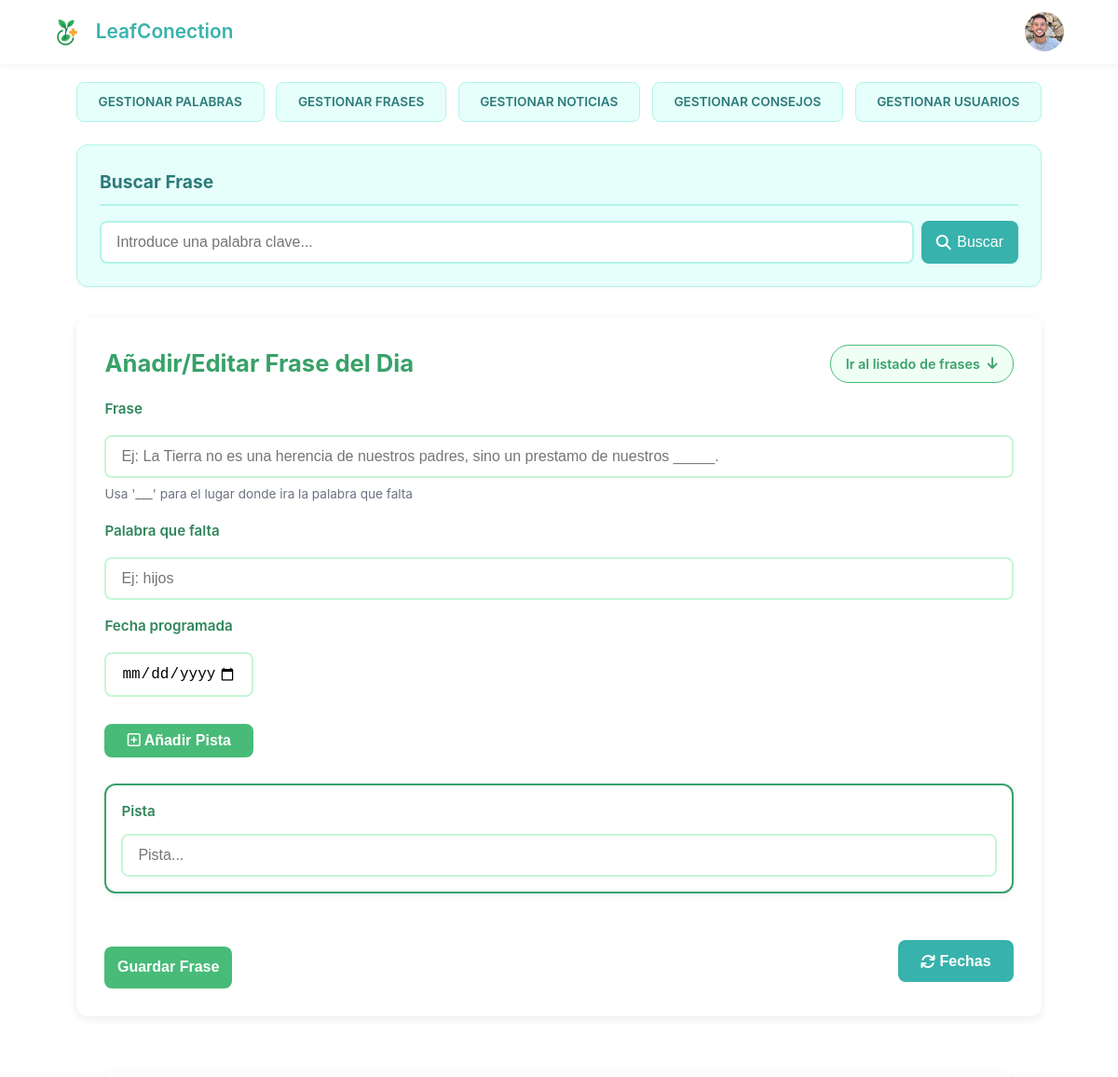
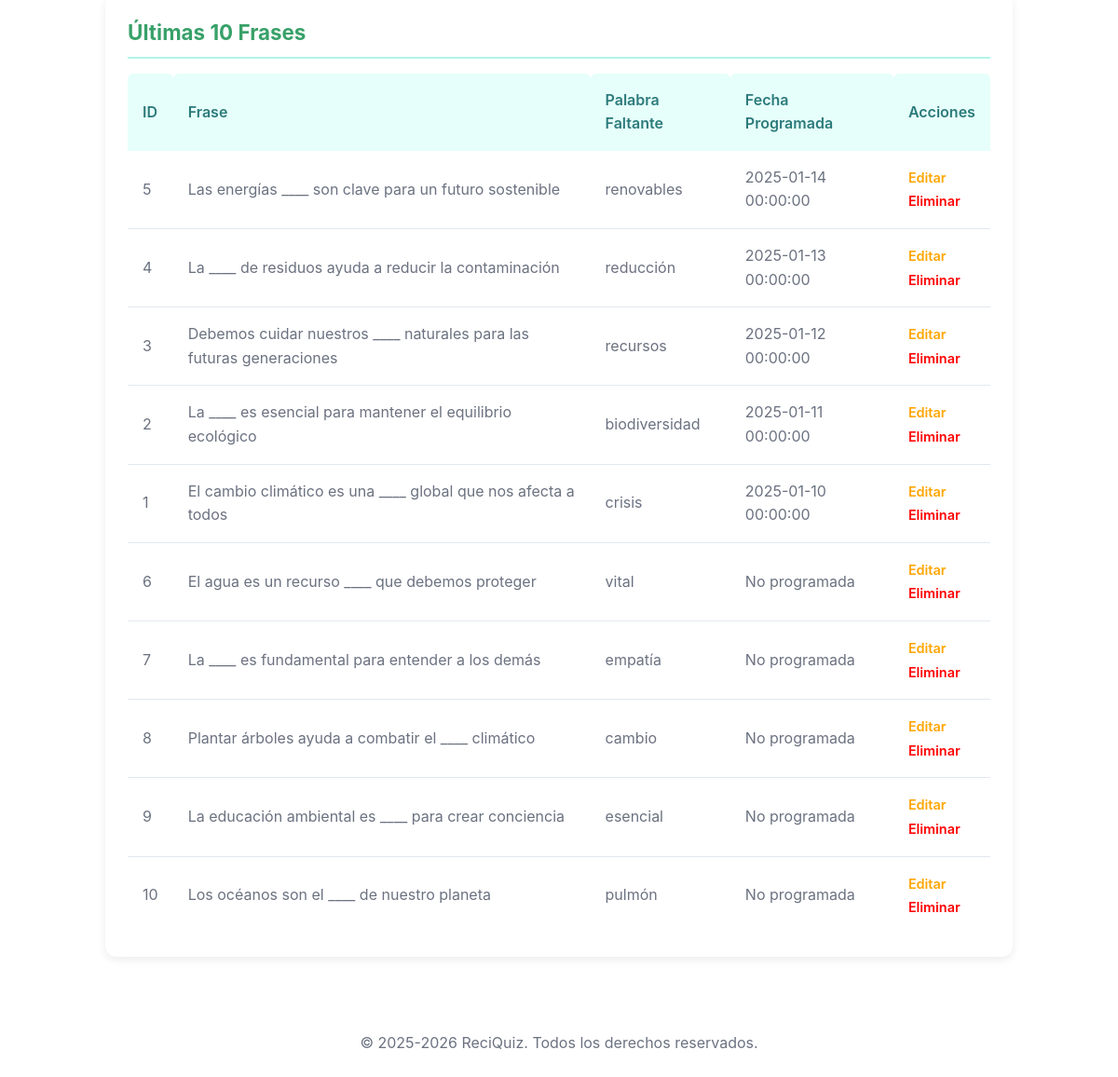
The page /admin/index.php?c=Frase&m=gestionarFrases on the database its author committed (2 pictures, top to bottom).
### tables this page shows
CREATE TABLE Frases (
    idFrase SMALLINT UNSIGNED NOT NULL AUTO_INCREMENT,
    frase VARCHAR(255) NOT NULL,
    palabraFaltante VARCHAR(40) NOT NULL,
    fechaProgramada DATETIME NULL DEFAULT NULL,
    fechaCreacion TIMESTAMP NOT NULL DEFAULT CURRENT_TIMESTAMP,
    CONSTRAINT pk_idFrase PRIMARY KEY (idFrase)
);

### src/admin/php/modelos/mConexion.php (called while the page is built, shortened)
<?php
    class Conexion {
        public function __construct(){
            $this->conexion = new PDO (
                "mysql:host=" . servidor .
                ";dbname=" . nombreDB . ";charset=UTF8",
                usuario,
                password,
                [
                    PDO::ATTR_ERRMODE => PDO::ERRMODE_EXCEPTION,
                    PDO::ATTR_DEFAULT_FETCH_MODE => PDO::FETCH_ASSOC,
                    PDO::ATTR_EMULATE_PREPARES => false
                ]
            );
        }
    }
?>

### src/admin/php/modelos/mFrase.php (called while the page is built, shortened)
<?php
require_once __DIR__ . '/mConexion.php';
class Frase extends Conexion
{
    public function listarFrases()
    {
        $sql = "
                SELECT *
                FROM Frases
                ORDER BY fechaProgramada DESC
                LIMIT 10;
            ";
        $stmt = $this->conexion->prepare($sql);
        $stmt->execute();
        $resultado = $stmt->fetchAll(PDO::FETCH_ASSOC);
        return !empty($resultado) ? $resultado : null;
    }
}

### src/admin/php/controladores/cFrase.php (called while the page is built, shortened)
<?php
require_once __DIR__ . '/../modelos/mFrase.php';
class CFrase
{
    private $fraseMod;
    public $mensaje;
    public $frasesList;
    public function __construct()
    {
        $this->fraseMod = new Frase();
    }
    public function listarFrases()
    {
        $this->frasesList = $this->fraseMod->listarFrases();
    }
    public function gestionarFrases()
    {
        $this->listarFrases();
        return ['frases' => $this->frasesList, 'mensaje' => $this->mensaje];
    }
}
?>

### src/admin/php/vistas/gestionarFrases.php (the view, shortened to what this page needs)
<!DOCTYPE html>
<html lang="es">
<head>
    <?php
    require_once 'parciales/head.php';
    ?>
</head>
<body>
    <header>
        <?php
        require_once 'parciales/nav.php';
        ?>
    </header>
    <main>
        <?php
        require_once 'parciales/navegador.php';
        ?>
        <?php
        require_once 'parciales/buscador.php';
        ?>
        <div id="contenedorAdmin">
            <div class="encabezado-seccion">
                <h1>Añadir/Editar Frase del Dia</h1>
                <a href="#ultimasDiezFrases" class="enlace-listado">Ir al listado de frases <i
                        class="fa-solid fa-arrow-down"></i></a>
            </div>
            <form
                action="<?php echo (isset($fraseEditar) && !$usarModal) ? 'index.php?c=Frase&m=actualizarFrase' : 'index.php?c=Frase&m=guardarNuevaFrase'; ?>"
                method="post">
                <label for="frase">Frase</label>
                <input type="text" name="frase" id="frase"
                    placeholder="Ej: La Tierra no es una herencia de nuestros padres, sino un prestamo de nuestros _____."
                    value="<?php echo (isset($fraseEditar) && !$usarModal) ? $fraseEditar['frase'] : ''; ?>" required>
                <p>Usa '___' para el lugar donde ira la palabra que falta</p>
                <label for="palabraFaltante">Palabra que falta</label>
                <input type="text" name="palabraFaltante" id="palabraFaltante" placeholder="Ej: hijos"
                    value="<?php echo (isset($fraseEditar) && !$usarModal) ? $fraseEditar['palabraFaltante'] : ''; ?>"
                    required>
                <label for="fecha">Fecha programada</label>
                <input type="date" name="fecha" id="fecha"
                    value="<?php echo (isset($fraseEditar) && !$usarModal) ? $fraseEditar['fechaProgramada'] : ''; ?>">
                <?php if (!isset($fraseEditar) || $usarModal) { ?>
                    <button type="button" id="btnAnadirPregunta">
                        <i class="fa-regular fa-square-plus"></i> Añadir Pista
                    </button>
                    <div id="cuestionarioContainer">
                        <div class="cuestionarioPregunta">
                            <label>Pista</label>
                            <input type="text" name="pista[]" placeholder="Pista..." required>
                        </div>
                    </div>
                <?php } ?>
                <div class="grupo-acciones">
                    <input type="submit"
                        value="<?php echo (isset($fraseEditar) && !$usarModal) ? 'Actualizar Frase' : 'Guardar Frase'; ?>">
                    <?php if (isset($fraseEditar) && !$usarModal) { ?>
                        <button type="button" class="btn-secundario"
                            onclick="window.location.href='index.php?c=Frase&m=gestionarFrases'">
                            <i class="fa-solid fa-times"></i>&nbsp;Cancelar
                        </button>
                    <?php } else { ?>
                        <button type="button" class="btn-secundario" onclick="
                                        if(confirm('Vas a poner a NULL todas las fechas antiguas. ¿Estás seguro?')) {
                                            window.location.href='index.php?c=Frase&m=actualizarFechas';
                                        }">
                            <i class="fa-solid fa-arrows-rotate"></i>&nbsp;Fechas
                        </button>
                    <?php } ?>
                </div>
            </form>
        </div>
        <br>
        <div id="ultimasDiezFrases">
            <h2>Últimas 10 Frases</h2>
            <?php if (isset($frases) && !empty($frases)) { ?>
                <table>
                    <thead>
                        <tr>
                            <th>ID</th>
                            <th>Frase</th>
                            <th>Palabra Faltante</th>
                            <th>Fecha Programada</th>
                            <th>Acciones</th>
                        </tr>
                    </thead>
                    <tbody>
                        <?php
                        foreach ($frases as $frase) {
                            echo "<tr>";
                            echo "<td>" . $frase['idFrase'] . "</td>";
                            echo "<td>" . $frase['frase'] . "</td>";
                            echo "<td>" . $frase['palabraFaltante'] . "</td>";
                            echo "<td>" . ($frase['fechaProgramada'] ?? 'No programada') . "</td>";
                            echo "<td>";
                            echo "<a href='index.php?c=Frase&m=editarFrase&idFrase=" . $frase['idFrase'] . "' onclick=\"return confirm('¿Editar esta frase?')\" style='color:orange'>Editar</a>";
                            echo "<br>";
                            echo "<a href='index.php?c=Frase&m=eliminarFrase&idFrase=" . $frase['idFrase'] . "' onclick=\"return confirm('¿Eliminar esta frase?')\" style='color:red'>Eliminar</a>";
                            echo "</td>";
                            echo "</tr>";
                        }
                        ?>
                    </tbody>
                </table>
            <?php } else { ?>
                <p>No hay frases guardadas aún.</p>
            <?php } ?>
        </div>
    </main>
    <footer>
        <?php
        require_once 'parciales/footer.php';
        ?>
    </footer>
</body>
</html>

### src/admin/css/estilo.css (style rules this page uses)
:root { --color-primario: #38a169; --color-secundario: #48bb78; --color-acento-a: #38b2ac; --color-texto-gris: #6b7280; --color-fondo: #ffffff; --color-azul-1: #b2f5ea; --espaciado-xs: 0.5rem; --espaciado-s: 1rem; --espaciado-m: 1.5rem; --espaciado-l: 2.5rem; --borde-radius: 12px; --box-shadow-base: 0 2px 8px rgba(0, 0, 0, 0.1); --transicion-base: 0.2s; --fuente: -apple-system, BlinkMacSystemFont, 'Segoe UI', Roboto, Oxygen, Ubuntu, Cantarell, sans-serif; }
* { margin: 0; padding: 0; box-sizing: border-box; }
body { font-family: var(--fuente); background-color: var(--color-fondo); color: var(--color-texto-gris); line-height: 1.6; }
header { position: fixed; top: 0; left: 0; width: 100%; background-color: rgba(255, 255, 255, 0.5); backdrop-filter: blur(10px); -webkit-backdrop-filter: blur(10px); padding: 0; box-shadow: 0 2px 4px rgba(0, 0, 0, 0.05); z-index: 1000; line-height: 0; }
.grupo-acciones { display: flex; justify-content: space-between; align-items: center; width: 100%; margin-top: 1rem; gap: 1rem; }
.btn-secundario { background-color: var(--color-acento-a); color: white; padding: 0.85rem 1.5rem; border: none; border-radius: 8px; font-size: 1rem; font-weight: 600; cursor: pointer; transition: var(--transicion-base); display: inline-flex; align-items: center; justify-content: center; max-width: 160px; }
.grupo-acciones input[type="submit"] { margin-top: 0; }
#btnAnadirPregunta { margin-top: 0.8rem; background-color: var(--color-secundario); color: var(--color-fondo); padding: 0.55rem; border: none; border-radius: 8px; font-size: 1rem; font-weight: 600; cursor: pointer; transition: 0.2s; max-width: 160px; }
#ultimasDiezPalabras, #ultimasDiezFrases, #resultadosBusqueda, #ultimasDiezNoticias, #ultimosDiezConsejos { width: 94%; max-width: 1100px; margin: 2rem auto; background-color: #ffffff; padding: 1.5rem; border-radius: 12px; box-shadow: 0 3px 10px rgba(0, 0, 0, 0.08); }
#ultimasDiezPalabras h2, #ultimasDiezFrases h2, #resultadosBusqueda h2, #ultimasDiezNoticias h2, #ultimosDiezConsejos h2 { font-size: 1.4rem; color: var(--color-primario); margin-bottom: 1rem; border-bottom: 2px solid var(--color-azul-1); padding-bottom: 0.5rem; }
#ultimasDiezPalabras table, #ultimasDiezFrases table, #resultadosBusqueda table, #ultimasDiezNoticias table, #ultimosDiezConsejos table { width: 100%; border-collapse: collapse; margin-top: 0.5rem; }
#ultimasDiezPalabras th, #ultimasDiezFrases th, #resultadosBusqueda th, #ultimasDiezNoticias th, #ultimosDiezConsejos th { background-color: #e6fffa; color: #2c7a7b; font-weight: 600; padding: 1rem; text-align: left; border-radius: 6px 6px 0 0; }
#ultimasDiezPalabras td, #ultimasDiezFrases td, #resultadosBusqueda td, #ultimasDiezNoticias td, #ultimosDiezConsejos td { padding: 1rem; border-bottom: 1px solid #e2e8f0; color: var(--color-texto-gris); }
#ultimasDiezPalabras tr:last-child td, #ultimasDiezFrases tr:last-child td, #resultadosBusqueda tr:last-child td, #ultimasDiezNoticias tr:last-child td , #ultimosDiezConsejos tr:last-child td { border-bottom: none; }
#ultimasDiezPalabras a, #ultimasDiezFrases a, #resultadosBusqueda a, #ultimasDiezNoticias a, #ultimosDiezConsejos a { color: #e53e3e; font-weight: 600; text-decoration: none; font-size: 0.9rem; }
footer { text-align: center; padding: 2rem; color: var(--color-texto-gris); margin-top: 3rem; }
@media (min-width: 1024px) and (max-width: 1439px) { header { padding: 0.5rem 1rem; } }
@media (min-width: 1024px) and (max-width: 1439px) { main { max-width: 1100px; padding: 0 2rem; padding-top: 5.5rem; } }
@media (min-width: 1024px) and (max-width: 1439px) { main h1 { font-size: 2.3rem; } }
@media (min-width: 1024px) and (max-width: 1439px) { #contenedorAdmin { width: 100%; margin: auto; padding: 1.9rem; } }
.encabezado-seccion { display: flex; justify-content: space-between; align-items: center; margin-bottom: 1rem; flex-wrap: wrap; gap: 1rem; }
.encabezado-seccion h1 { margin-bottom: 0 !important; }
.enlace-listado { color: var(--color-primario); font-weight: 600; text-decoration: none; background-color: #f0fff4; padding: 0.5rem 1rem; border-radius: 20px; border: 1px solid var(--color-secundario); transition: var(--transicion-base); font-size: 0.9rem; display: flex; align-items: center; gap: 0.5rem; }

### rows shown on the page
frases: idFrase "5", frase "Las energías ____ son clave para un futuro sostenible", palabraFaltante "renovables", fechaProgramada "2025-01-14 00:00:00"
frases: idFrase "4", frase "La ____ de residuos ayuda a reducir la contaminación", palabraFaltante "reducción", fechaProgramada "2025-01-13 00:00:00"
frases: idFrase "3", frase "Debemos cuidar nuestros ____ naturales para las futuras generaciones", palabraFaltante "recursos", fechaProgramada "2025-01-12 00:00:00"
frases: idFrase "2", frase "La ____ es esencial para mantener el equilibrio ecológico", palabraFaltante "biodiversidad", fechaProgramada "2025-01-11 00:00:00"
frases: idFrase "1", frase "El cambio climático es una ____ global que nos afecta a todos", palabraFaltante "crisis", fechaProgramada "2025-01-10 00:00:00"
frases: idFrase "6", frase "El agua es un recurso ____ que debemos proteger", palabraFaltante "vital", fechaProgramada "No programada"
frases: idFrase "7", frase "La ____ es fundamental para entender a los demás", palabraFaltante "empatía", fechaProgramada "No programada"
frases: idFrase "8", frase "Plantar árboles ayuda a combatir el ____ climático", palabraFaltante "cambio", fechaProgramada "No programada"
frases: idFrase "9", frase "La educación ambiental es ____ para crear conciencia", palabraFaltante "esencial", fechaProgramada "No programada"
frases: idFrase "10", frase "Los océanos son el ____ de nuestro planeta", palabraFaltante "pulmón", fechaProgramada "No programada"

### other values the page prints
$titulo "Frase"
